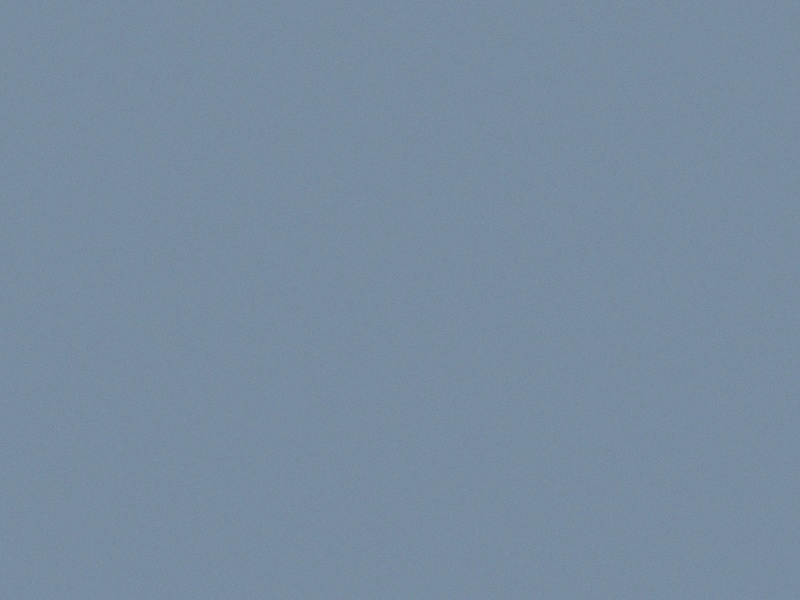
#> input picture test_images/01_authentic_raw_photo.jpg, 800 x 600 px
$ python -i analyzer.py   (imports and definitions only)
#> lines starting #> are read from the running program, lines starting #| are printed output that depends on the picture
#> further down, picture is the input picture: PIL image 800x600 RGB; mean R, G, B 120.1, 139.9, 160.2
"""
Digital Forensics Tampering Detector - Core Analysis Module
M.Sc Final Year Project - Brainybeam Info-Tech PVT LTD

This module contains 5 core forensic analysis functions for detecting image tampering.
"""

import io
import base64
from PIL import Image, ImageChops, ImageEnhance, ImageFilter, ImageOps, ImageStat


def _percentile_from_histogram(histogram, percentile):
    total = sum(histogram)
    if total <= 0:
        return 0

    threshold = total * (percentile / 100.0)
    cumulative = 0
    for value, count in enumerate(histogram):
        cumulative += count
        if cumulative >= threshold:
            return value
    return len(histogram) - 1


def measure_ela(image, quality=90):
    """
    Measure raw ELA characteristics and generate an amplified display image.

    The display image is intentionally brightened for visualization, while the
    numeric score is derived from the raw JPEG-difference data so clean images
    are not over-penalized simply because the preview is amplified.
    """
#> called with quality = 90
    img_rgb = image.convert("RGB")

    buffer = io.BytesIO()
    img_rgb.save(buffer, format="JPEG", quality=quality)
    buffer.seek(0)
    compressed = Image.open(buffer).convert("RGB")

    diff_image = ImageChops.difference(img_rgb, compressed)
    diff_gray = diff_image.convert("L")
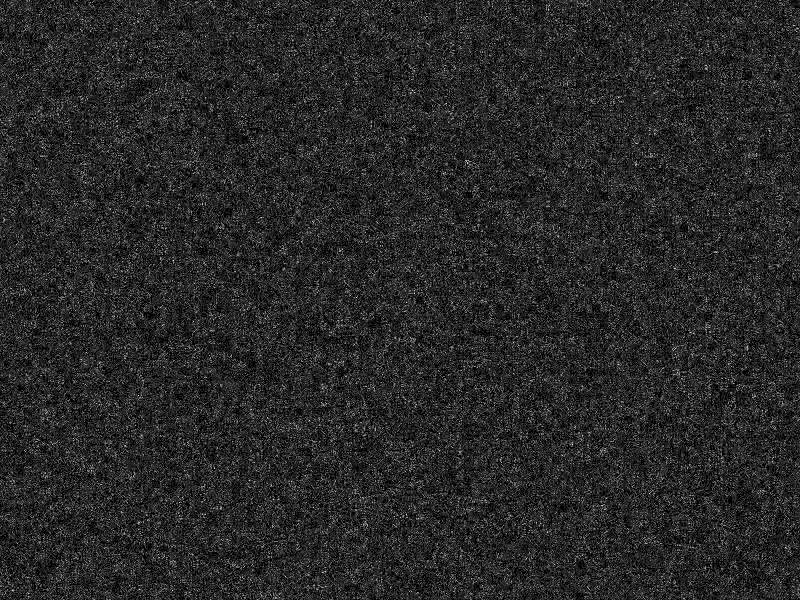
#> diff_gray: PIL image 800x600 L; min 0, max 9, mean 1.42; drawn with min black and max white
    histogram = diff_gray.histogram()
#> histogram = 256 values, max 200325 at index 1, min 0 at index 10, mean 1875
    stat = ImageStat.Stat(diff_gray)

    raw_p95 = float(_percentile_from_histogram(histogram, 95) / 255.0 * 100)
#> in _percentile_from_histogram, `total = sum(histogram)`: total = 480000
#> in _percentile_from_histogram, `threshold = total * (percentile / 100.0)`: threshold = 456000
#> the loop in _percentile_from_histogram, `for value, count in enumerate(histogram):` made 4 passes
#> (count, cumulative) on passes 1 to 4: (85553, 85553), (200325, 285878), (128207, 414085), (46026, 460111)
#> after the loop in _percentile_from_histogram, `for value, count in enumerate(histogram):`: cumulative = 460111
#> raw_p95 = 1.18
    raw_p99 = float(_percentile_from_histogram(histogram, 99) / 255.0 * 100)
#> the loop in _percentile_from_histogram, `for value, count in enumerate(histogram):` made 6 passes
#> (count, cumulative) on passes 1 to 6: (85553, 85553), (200325, 285878), (128207, 414085), (46026, 460111), (14985, 475096), (3875, 478971)
#> after the loop in _percentile_from_histogram, `for value, count in enumerate(histogram):`: cumulative = 478971
#> raw_p99 = 1.96
    raw_mean = float(stat.mean[0] / 255.0 * 100)
#> raw_mean = 0.556

    # Calibrated heuristic score used for risk scoring.
    calibrated_score = (
        max(0.0, raw_p99 - 0.7) * 20.0
        + max(0.0, raw_p95 - 0.3) * 12.0
        + raw_mean * 15.0
    )
#> calibrated_score = 44.07

    extrema = diff_image.getextrema()
#> extrema = ((0, 11), (0, 9), (0, 11))
    max_diff = max([e[1] for e in extrema])
#> max_diff = 11
    scale = (255.0 / max_diff) if max_diff > 0 else 1.0
#> scale = 23.18
    display_image = ImageEnhance.Brightness(diff_image).enhance(min(scale, 10) * 5)
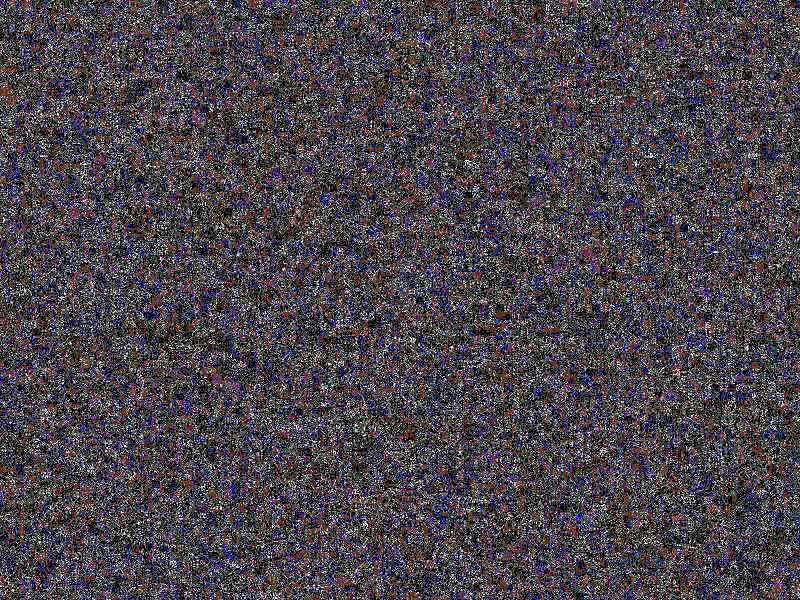
#> display_image: PIL image 800x600 RGB; mean R, G, B 74.3, 68.4, 75.4

    return {
        "display_image": display_image,
        "score": round(min(100.0, calibrated_score), 2),
        "raw_p95": round(raw_p95, 3),
        "raw_p99": round(raw_p99, 3),
        "raw_mean": round(raw_mean, 3),
    }


# [198 lines left out: functions perform_ela, extract_metadata, analyze_noise, generate_heatmap, image_to_base64, not called in this run]

>>> from PIL import Image
>>> picture = Image.open('../test_images/01_authentic_raw_photo.jpg')
>>> result = measure_ela(picture)
#> result = 5 items

$ run again, on test_images/02_photoshop_spliced.jpg
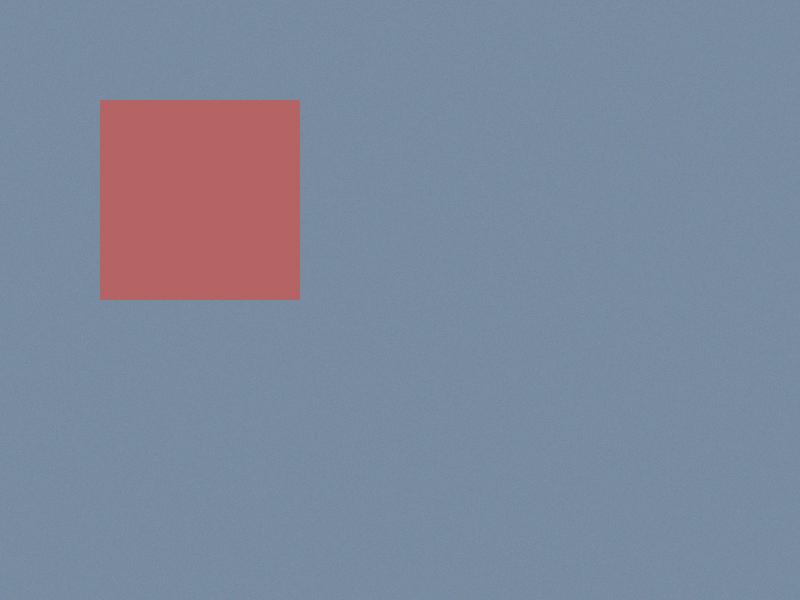
#> input picture test_images/02_photoshop_spliced.jpg, 800 x 600 px
#> picture is the input picture: PIL image 800x600 RGB; mean R, G, B 126, 136, 156.2
#> in measure_ela, `diff_gray = diff_image.convert("L")`:
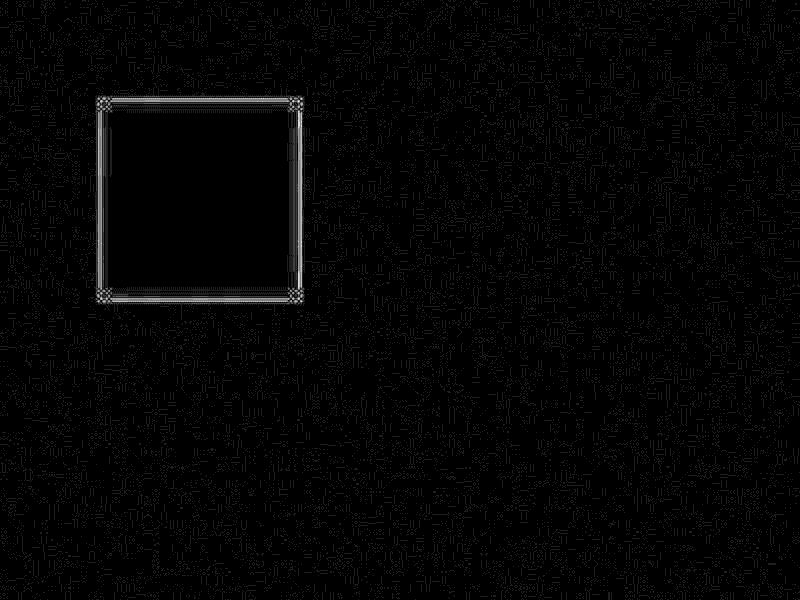
#> diff_gray: PIL image 800x600 L; min 0, max 8, mean 0.147; drawn with min black and max white
#> histogram = 256 values, max 423451 at index 0, min 0 at index 9, mean 1875
#> total = 480000
#> threshold = 456000
#> the loop in _percentile_from_histogram, `for value, count in enumerate(histogram):` made 2 passes
#> (value, count, cumulative) on passes 1 to 2: (0, 423451, 423451), (1, 51445, 474896)
#> after the loop in _percentile_from_histogram, `for value, count in enumerate(histogram):`: cumulative = 474896
#> raw_p95 = 0.392
#> the loop in _percentile_from_histogram, `for value, count in enumerate(histogram):` made 3 passes
#> (count, cumulative) on passes 1 to 3: (423451, 423451), (51445, 474896), (1663, 476559)
#> after the loop in _percentile_from_histogram, `for value, count in enumerate(histogram):`: cumulative = 476559
#> raw_p99 = 0.784
#> raw_mean = 0.0577
#> calibrated_score = 3.66
#> extrema = ((0, 13), (0, 7), (0, 7))
#> max_diff = 13
#> scale = 19.62
#> in measure_ela, `display_image = ImageEnhance.Brightness(diff_image).enhance(min(scale,..`:
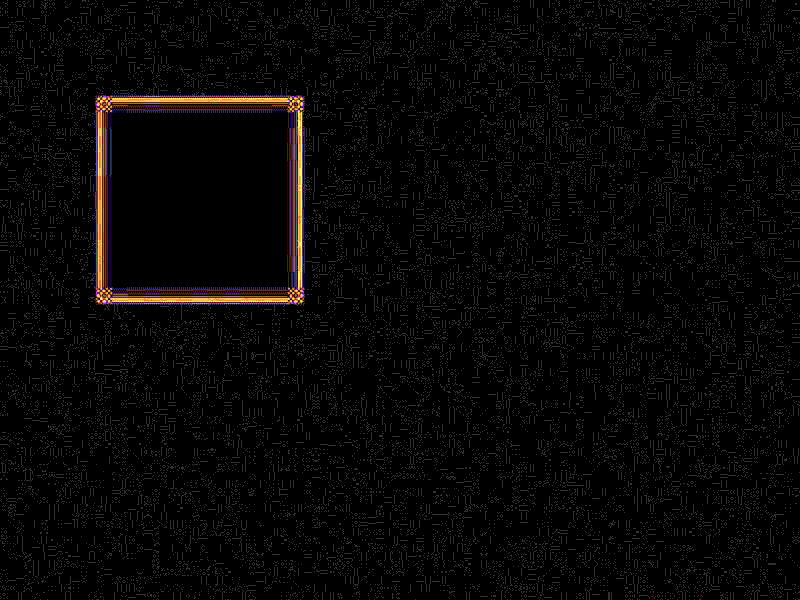
#> display_image: PIL image 800x600 RGB; mean R, G, B 7.9, 6.9, 6.4
#> result = 5 items
